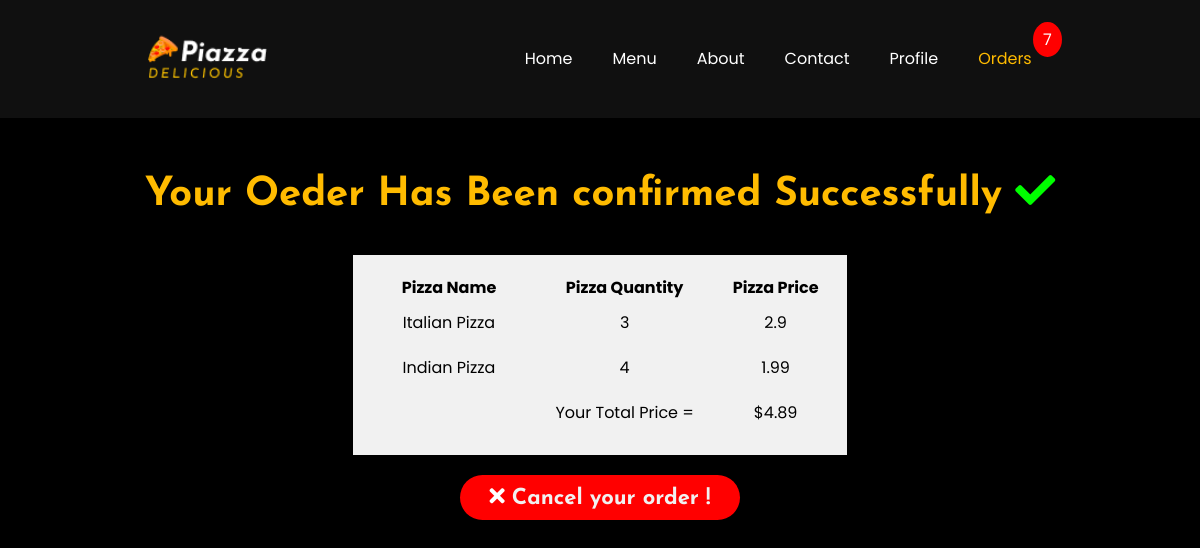
/orders/ (signed in), run on an earlier commit of the app's database.
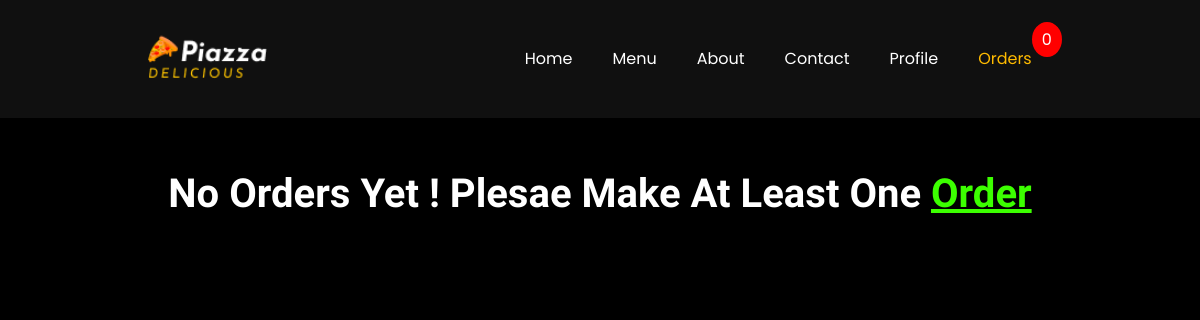
And on a later commit of the database.
### Home/models.py (models this page shows, shortened)
class Orders(models.Model):
    Pizza_name = models.CharField(max_length=200, default="")
    Pizza_desc = models.CharField(max_length=400, default="")
    Pizza_price = models.FloatField(default=0)
    User = models.ForeignKey(User, on_delete=models.CASCADE)
    order_confirmed = models.BooleanField(default=False)
    quantity = models.IntegerField(default=1)

### Home/views.py (the view)
# urls.py: path('orders/', views.orders, name="orders"),
def orders(request):
    try:
        current_username = request.user.username
        user = User.objects.filter(username=current_username).first()
        order = Orders.objects.filter(User=user)
        price_list = []
        for pizza in order:
            price = pizza.Pizza_price
            price_list.append(price)
        total_price = round(sum(price_list), 3)
        if request.user and request.user != AnonymousUser():
            current_user = request.user
            ordersOfCurrentUser = Orders.objects.filter(User=current_user)
            totalOrdersList = []
            for pizzaOrder in ordersOfCurrentUser:
                quantity = pizzaOrder.quantity
                totalOrdersList.append(quantity)
            totalOrders = sum(totalOrdersList)
            firstobjectofcurrentuser = ordersOfCurrentUser.first()
        else:
            totalOrders = 0
        context = {
            'order':order,
            'total_price':total_price,
            'totalOrders':totalOrders,
            'firstobjectofcurrentuser':firstobjectofcurrentuser,
        }
        return render(request, "Home/orders.html", context)
    except Exception:
        messages.success(request, "Login To Continue!")
        return redirect("/log_in/")

### templates/Home/orders.html (shortened to what this page needs)
{% extends 'base.html' %}
{% block active3 %}active{% endblock active3 %}
{% block body %}
<section id="orders">
{% if order %}
    {% if firstobjectofcurrentuser.order_confirmed == False %}
    <h1>Yor orders</h1>
    <div class="table__orders__container">
        <div class="table__orders">
            <table>
                <tr>
                    <th>Pizza Name</th>
                    <th>Description</th>
                    <th>Quantity</th>
                    <th>Price</th>
                    <th>Cancel</th>
                </tr>
            {% for pizza in order %}
                <tr>
                    <td>{{pizza.Pizza_name}}</th>
                    <td>{{pizza.Pizza_desc}}</td>
                    <td>
                        <form action="/decreament/" method="POST" class="btn__increament__decreament">
                        {% csrf_token %}
                            <input type="text" name="order_Id" id="order_Id" value="{{pizza.id}}">
                            <input type="text" name="Pizza_name_" id="Pizza_name_" value="{{pizza.Pizza_name}}">
                            <button type="submit"><i class="fas fa-minus"></i></button>
                        </form>
                        {{pizza.quantity}}
                        <form action="/increament/" method="POST" class="btn__increament__decreament">
                        {% csrf_token %}
                            <input type="text" name="order_Id" id="order_Id" value="{{pizza.id}}">
                            <button type="submit"><i class="fas fa-plus"></i></button>
                        </form>
                    </td>
                    <td>${{pizza.Pizza_price}}</td>
                    <td><form action="/deleteOrder/" method="POST">
                        {% csrf_token %}
                        <input type="text" name="order_id" id="order_id" value="{{pizza.id}}">
                        <button type="submit"><i class="fas fa-trash-alt"></i> Delete</button>
                        </form>
                    </td>
                </tr>
            {% endfor %}
            <tr>
                <th>Your</th>
                <th>Total Price =</th>
                <th>${{total_price}}</th>
                <th></th>
                <th>
                    <form action="/deleteAllOrder/" method="POST">
                    {% csrf_token %}
                        <button type="submit"><i class="fas fa-trash-alt"></i> Delete All</button>
                    </form>
                </th>
            </tr>
            </table>
        </div>
    </div>
    <div class="confirm_orders">
        <form action="/orderConfirmed/" method="POST">
        {% csrf_token %}
            <button type="submit">Confirm Your Order <i class="fas fa-check"></i></button>
        </form>
    </div>
    <h4>Please Pay on delivery !</h4>
    {% else %}
        <h1 class="confirmed_bill">Your Oeder Has Been confirmed Successfully <i class="fas fa-check"></i></h1>
        <div class="bill_container">
            <div class="bill_box">
                <table>
                    <tr>
                        <th>Pizza Name</th>
                        <th>Pizza Quantity</th>
                        <th>Pizza Price</th>
                    </tr>
                    {% for pizza in order %}
                    <tr>
                        <td>{{pizza.Pizza_name}}</td>
                        <td>{{pizza.quantity}}</td>
                        <td>{{pizza.Pizza_price}}</td>
                    </tr>
                    {% endfor %}
                    <tr>
                        <td></td>
                        <td>Your Total Price =</td>
                        <td>${{total_price}}</td>
                    </tr>
                </table>
            </div>
        </div>
        <form action="/deleteAllOrder/" method="POST">
            <button class="cancel_all_order" type="submit"><i class="fas fa-times"></i> Cancel your order !</button>
        </form>
    {% endif %}
{% else %}
<h4>No Orders Yet ! Plesae Make At Least One <a href="/menu/">Order</a></h4>
{% endif %}
</section>
{% endblock body %}

What changed in the data, as far as the page shows it:
removed Orders: Pizza_name "Italian Pizza", quantity "3", Pizza_price "2.9"
removed Orders: Pizza_name "Indian Pizza", quantity "4", Pizza_price "1.99"
Also different on the page:
{{ totalOrders }}: "7" → (not shown)
{{ total_price }}: "4.89" → (not shown)
text no longer shown: "Your Oeder Has Been confirmed Successfully Pizza Name Pizza Quantity Pizza Price Your Total Price = $ Cancel your order !"
text now shown: "0 No Orders Yet ! Plesae Make At Least One Order"
